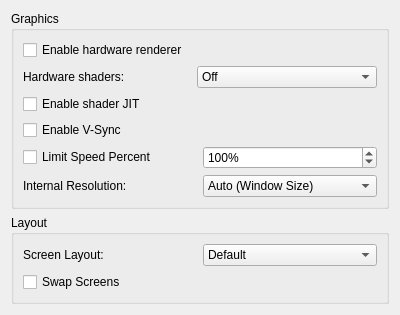
<?xml version="1.0" encoding="UTF-8"?>
<ui version="4.0">
 <class>ConfigureGraphics</class>
 <widget class="QWidget" name="ConfigureGraphics">
  <property name="geometry">
   <rect>
    <x>0</x>
    <y>0</y>
    <width>400</width>
    <height>300</height>
   </rect>
  </property>
  <property name="windowTitle">
   <string>Form</string>
  </property>
  <layout class="QVBoxLayout" name="verticalLayout">
   <item>
    <layout class="QVBoxLayout" name="verticalLayout_3">
     <item>
      <widget class="QGroupBox" name="groupBox">
       <property name="title">
        <string>Graphics</string>
       </property>
       <layout class="QVBoxLayout" name="verticalLayout_2">
        <item>
         <widget class="QCheckBox" name="toggle_hw_renderer">
          <property name="text">
           <string>Enable hardware renderer</string>
          </property>
         </widget>
        </item>
        <item>
         <layout class="QHBoxLayout" name="horizontalLayout_5">
          <item>
           <widget class="QLabel" name="label2">
            <property name="text">
             <string>Hardware shaders: </string>
            </property>
           </widget>
          </item>
          <item>
           <widget class="QComboBox" name="hw_shaders">
            <item>
             <property name="text">
              <string>Off</string>
             </property>
            </item>
            <item>
             <property name="text">
              <string>Vertex Shaders</string>
             </property>
            </item>
            <item>
             <property name="text">
              <string>Vertex + Geometry Shaders</string>
             </property>
            </item>
           </widget>
          </item>
         </layout>
        </item>
        <item>
         <widget class="QCheckBox" name="toggle_shader_jit">
          <property name="text">
           <string>Enable shader JIT</string>
          </property>
         </widget>
        </item>
        <item>
         <widget class="QCheckBox" name="toggle_vsync">
          <property name="text">
           <string>Enable V-Sync</string>
          </property>
         </widget>
        </item>
        <item>
         <layout class="QHBoxLayout" name="horizontalLayout_2">
          <item>
           <widget class="QCheckBox" name="toggle_frame_limit">
            <property name="text">
             <string>Limit Speed Percent</string>
            </property>
           </widget>
          </item>
          <item>
           <widget class="QSpinBox" name="frame_limit">
            <property name="suffix">
             <string>%</string>
            </property>
            <property name="minimum">
             <number>1</number>
            </property>
            <property name="maximum">
             <number>9999</number>
            </property>
            <property name="value">
             <number>100</number>
            </property>
           </widget>
          </item>
         </layout>
        </item>
        <item>
         <layout class="QHBoxLayout" name="horizontalLayout">
          <item>
           <widget class="QLabel" name="label">
            <property name="text">
             <string>Internal Resolution:</string>
            </property>
           </widget>
          </item>
          <item>
           <widget class="QComboBox" name="resolution_factor_combobox">
            <item>
             <property name="text">
              <string>Auto (Window Size)</string>
             </property>
            </item>
            <item>
             <property name="text">
              <string>Native (400x240)</string>
             </property>
            </item>
            <item>
             <property name="text">
              <string>2x Native (800x480)</string>
             </property>
            </item>
            <item>
             <property name="text">
              <string>3x Native (1200x720)</string>
             </property>
            </item>
            <item>
             <property name="text">
              <string>4x Native (1600x960)</string>
             </property>
            </item>
            <item>
             <property name="text">
              <string>5x Native (2000x1200)</string>
             </property>
            </item>
            <item>
             <property name="text">
              <string>6x Native (2400x1440)</string>
             </property>
            </item>
            <item>
             <property name="text">
              <string>7x Native (2800x1680)</string>
             </property>
            </item>
            <item>
             <property name="text">
              <string>8x Native (3200x1920)</string>
             </property>
            </item>
            <item>
             <property name="text">
              <string>9x Native (3600x2160)</string>
             </property>
            </item>
            <item>
             <property name="text">
              <string>10x Native (4000x2400)</string>
             </property>
            </item>
           </widget>
          </item>
         </layout>
        </item>
       </layout>
      </widget>
     </item>
    </layout>
   </item>
   <item>
    <widget class="QGroupBox" name="layoutBox">
     <property name="title">
      <string>Layout</string>
     </property>
     <layout class="QHBoxLayout" name="horizontalLayout_3">
      <item>
       <layout class="QVBoxLayout" name="verticalLayout_4">
        <item>
         <layout class="QHBoxLayout" name="horizontalLayout_4">
          <item>
           <widget class="QLabel" name="label1">
            <property name="text">
             <string>Screen Layout:</string>
            </property>
           </widget>
          </item>
          <item>
           <widget class="QComboBox" name="layout_combobox">
            <item>
             <property name="text">
              <string>Default</string>
             </property>
            </item>
            <item>
             <property name="text">
              <string>Single Screen</string>
             </property>
            </item>
            <item>
             <property name="text">
              <string>Large Screen</string>
             </property>
            </item>
            <item>
             <property name="text">
              <string>Side by Side</string>
             </property>
            </item>
           </widget>
          </item>
         </layout>
        </item>
        <item>
         <widget class="QCheckBox" name="swap_screen">
          <property name="text">
           <string>Swap Screens</string>
          </property>
         </widget>
        </item>
       </layout>
      </item>
     </layout>
    </widget>
   </item>
   <item>
    <spacer name="verticalSpacer">
     <property name="orientation">
      <enum>Qt::Vertical</enum>
     </property>
     <property name="sizeHint" stdset="0">
      <size>
       <width>20</width>
       <height>40</height>
      </size>
     </property>
    </spacer>
   </item>
  </layout>
 </widget>
 <resources/>
 <connections>
  <connection>
   <sender>toggle_hw_renderer</sender>
   <signal>toggled(bool)</signal>
   <receiver>resolution_factor_combobox</receiver>
   <slot>setEnabled(bool)</slot>
  </connection>
 </connections>
</ui>
